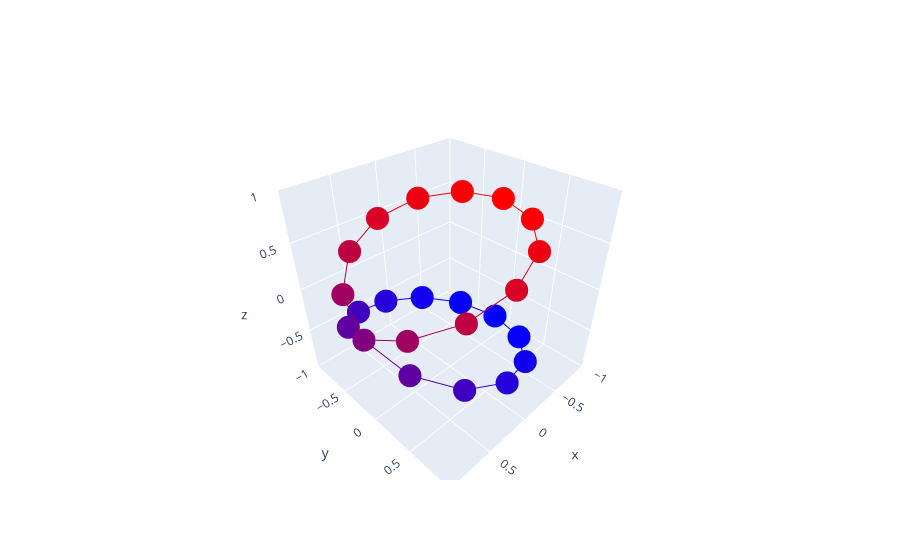

Source (notebook cell):
### Code cell
sun = sun_trajectory(v_platform=-1)

data = go.Scatter3d(
    x=sun[:,0],
    y=sun[:,1],
    z=sun[:,2],
    marker=dict(
        size=8,
        color=sun[:,2],
        colorscale="bluered"
    ),
    line=dict(
        color=sun[:,2],
        colorscale="bluered"
    )
)

fig = go.Figure(
    data,
    layout=go.Layout(
        scene={
            "aspectmode": "cube",
            "xaxis": {"range": [-1,1]},
            "yaxis": {"range": [-1,1]},
            "zaxis": {"range": [-1,1]}
        }
    )
)
fig.show()

### Figure 1 — Plotly figure (JSON) as saved in the notebook; plotly's stock layout.template omitted (floating-point values rounded to 4 significant figures)
{"data": [{"line": {"color": [0, -0.183, -0.3536, -0.5, -0.6124, -0.683, -0.7071, -0.683, -0.6124, -0.5, -0.3536, -0.183, -8.66e-17, 0.183, 0.3536, 0.5, 0.6124, 0.683, 0.7071, 0.683, 0.6124, 0.5, 0.3536, 0.183, 1.732e-16], "colorscale": [[0, "rgb(0,0,255)"], [1, "rgb(255,0,0)"]]}, "marker": {"color": [0, -0.183, -0.3536, -0.5, -0.6124, -0.683, -0.7071, -0.683, -0.6124, -0.5, -0.3536, -0.183, -8.66e-17, 0.183, 0.3536, 0.5, 0.6124, 0.683, 0.7071, 0.683, 0.6124, 0.5, 0.3536, 0.183, 1.732e-16], "colorscale": [[0, "rgb(0,0,255)"], [1, "rgb(255,0,0)"]], "size": 8}, "type": "scatter3d", "x": [1, 0.8856, 0.5732, 0.1464, -0.2803, -0.5928, -0.7071, -0.5928, -0.2803, 0.1464, 0.5732, 0.8856, 1, 0.8856, 0.5732, 0.1464, -0.2803, -0.5928, -0.7071, -0.5928, -0.2803, 0.1464, 0.5732, 0.8856, 1], "y": [0, 0.4268, 0.7392, 0.8536, 0.7392, 0.4268, 1.045e-16, -0.4268, -0.7392, -0.8536, -0.7392, -0.4268, -2.091e-16, 0.4268, 0.7392, 0.8536, 0.7392, 0.4268, 3.136e-16, -0.4268, -0.7392, -0.8536, -0.7392, -0.4268, -4.181e-16], "z": [0, -0.183, -0.3536, -0.5, -0.6124, -0.683, -0.7071, -0.683, -0.6124, -0.5, -0.3536, -0.183, -8.66e-17, 0.183, 0.3536, 0.5, 0.6124, 0.683, 0.7071, 0.683, 0.6124, 0.5, 0.3536, 0.183, 1.732e-16]}], "layout": {"scene": {"aspectmode": "cube", "xaxis": {"range": [-1, 1]}, "yaxis": {"range": [-1, 1]}, "zaxis": {"range": [-1, 1]}}}}
